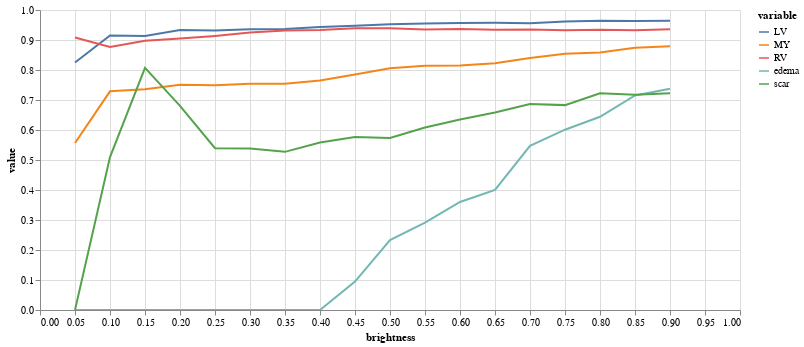

This figure's notebook cell:
### Code cell
(alt
 .Chart(results.melt(id_vars=['brightness'],value_vars=['LV','MY','RV','edema','scar']))
 .mark_line()
 .encode(
     x="brightness",
     y="value",
     color="variable",
     tooltip="value"
 )
 .properties(width=700,height=300)
 .interactive()
)

### Figure 1 — Vega-Lite specification as saved in the notebook (floating-point values rounded to 4 significant figures)
{"config": {"view": {"continuousWidth": 400, "continuousHeight": 300}}, "data": {"name": "data-0b553b06446c577af2005ebb41604aeb"}, "mark": "line", "encoding": {"color": {"field": "variable", "type": "nominal"}, "tooltip": {"field": "value", "type": "quantitative"}, "x": {"field": "brightness", "type": "quantitative"}, "y": {"field": "value", "type": "quantitative"}}, "height": 300, "selection": {"selector003": {"type": "interval", "bind": "scales", "encodings": ["x", "y"]}}, "width": 700, "$schema": "https://vega.github.io/schema/vega-lite/v4.17.0.json", "datasets": {"data-0b553b06446c577af2005ebb41604aeb": [{"brightness": 0.05, "variable": "LV", "value": 0.825}, {"brightness": 0.1, "variable": "LV", "value": 0.9149}, {"brightness": 0.15, "variable": "LV", "value": 0.9136}, {"brightness": 0.2, "variable": "LV", "value": 0.9337}, {"brightness": 0.25, "variable": "LV", "value": 0.9318}, {"brightness": 0.3, "variable": "LV", "value": 0.9357}, {"brightness": 0.35, "variable": "LV", "value": 0.9366}, {"brightness": 0.4, "variable": "LV", "value": 0.9433}, {"brightness": 0.45, "variable": "LV", "value": 0.9474}, {"brightness": 0.5, "variable": "LV", "value": 0.9527}, {"brightness": 0.55, "variable": "LV", "value": 0.9549}, {"brightness": 0.6, "variable": "LV", "value": 0.957}, {"brightness": 0.65, "variable": "LV", "value": 0.9577}, {"brightness": 0.7, "variable": "LV", "value": 0.9559}, {"brightness": 0.75, "variable": "LV", "value": 0.9615}, {"brightness": 0.8, "variable": "LV", "value": 0.964}, {"brightness": 0.85, "variable": "LV", "value": 0.9632}, {"brightness": 0.9, "variable": "LV", "value": 0.9644}, {"brightness": 0.05, "variable": "MY", "value": 0.5565}, {"brightness": 0.1, "variable": "MY", "value": 0.7289}, {"brightness": 0.15, "variable": "MY", "value": 0.7356}, {"brightness": 0.2, "variable": "MY", "value": 0.751}, {"brightness": 0.25, "variable": "MY", "value": 0.7492}, {"brightness": 0.3, "variable": "MY", "value": 0.7544}, {"brightness": 0.35, "variable": "MY", "value": 0.7538}, {"brightness": 0.4, "variable": "MY", "value": 0.7651}, {"brightness": 0.45, "variable": "MY", "value": 0.7848}, {"brightness": 0.5, "variable": "MY", "value": 0.806}, {"brightness": 0.55, "variable": "MY", "value": 0.8138}, {"brightness": 0.6, "variable": "MY", "value": 0.815}, {"brightness": 0.65, "variable": "MY", "value": 0.8227}, {"brightness": 0.7, "variable": "MY", "value": 0.84}, {"brightness": 0.75, "variable": "MY", "value": 0.8542}, {"brightness": 0.8, "variable": "MY", "value": 0.8581}, {"brightness": 0.85, "variable": "MY", "value": 0.8742}, {"brightness": 0.9, "variable": "MY", "value": 0.879}, {"brightness": 0.05, "variable": "RV", "value": 0.9084}, {"brightness": 0.1, "variable": "RV", "value": 0.8771}, {"brightness": 0.15, "variable": "RV", "value": 0.8975}, {"brightness": 0.2, "variable": "RV", "value": 0.9046}, {"brightness": 0.25, "variable": "RV", "value": 0.9136}, {"brightness": 0.3, "variable": "RV", "value": 0.925}, {"brightness": 0.35, "variable": "RV", "value": 0.9316}, {"brightness": 0.4, "variable": "RV", "value": 0.9332}, {"brightness": 0.45, "variable": "RV", "value": 0.9395}, {"brightness": 0.5, "variable": "RV", "value": 0.939}, {"brightness": 0.55, "variable": "RV", "value": 0.9349}, {"brightness": 0.6, "variable": "RV", "value": 0.9367}, {"brightness": 0.65, "variable": "RV", "value": 0.9338}, {"brightness": 0.7, "variable": "RV", "value": 0.9351}, {"brightness": 0.75, "variable": "RV", "value": 0.9327}, {"brightness": 0.8, "variable": "RV", "value": 0.9342}, {"brightness": 0.85, "variable": "RV", "value": 0.9323}, {"brightness": 0.9, "variable": "RV", "value": 0.9359}, {"brightness": 0.05, "variable": "edema", "value": 0.0}, {"brightness": 0.1, "variable": "edema", "value": 0.0}, {"brightness": 0.15, "variable": "edema", "value": 0.0}, {"brightness": 0.2, "variable": "edema", "value": 0.0}, {"brightness": 0.25, "variable": "edema", "value": 0.0}, {"brightness": 0.3, "variable": "edema", "value": 0.0}, {"brightness": 0.35, "variable": "edema", "value": 0.0}, {"brightness": 0.4, "variable": "edema", "value": 0.0}, {"brightness": 0.45, "variable": "edema", "value": 0.09475}, {"brightness": 0.5, "variable": "edema", "value": 0.233}, {"brightness": 0.55, "variable": "edema", "value": 0.2915}, {"brightness": 0.6, "variable": "edema", "value": 0.3602}, {"brightness": 0.65, "variable": "edema", "value": 0.4003}, {"brightness": 0.7, "variable": "edema", "value": 0.5474}, {"brightness": 0.75, "variable": "edema", "value": 0.601}, {"brightness": 0.8, "variable": "edema", "value": 0.6441}, {"brightness": 0.85, "variable": "edema", "value": 0.7153}, {"brightness": 0.9, "variable": "edema", "value": 0.7374}, {"brightness": 0.05, "variable": "scar", "value": 0.0}, {"brightness": 0.1, "variable": "scar", "value": 0.5098}, {"brightness": 0.15, "variable": "scar", "value": 0.8072}, {"brightness": 0.2, "variable": "scar", "value": 0.6807}, {"brightness": 0.25, "variable": "scar", "value": 0.5395}, {"brightness": 0.3, "variable": "scar", "value": 0.5385}, {"brightness": 0.35, "variable": "scar", "value": 0.5272}, {"brightness": 0.4, "variable": "scar", "value": 0.5584}, {"brightness": 0.45, "variable": "scar", "value": 0.5765}, {"brightness": 0.5, "variable": "scar", "value": 0.5732}, {"brightness": 0.55, "variable": "scar", "value": 0.6081}, {"brightness": 0.6, "variable": "scar", "value": 0.6348}, {"brightness": 0.65, "variable": "scar", "value": 0.6584}, {"brightness": 0.7, "variable": "scar", "value": 0.6869}, {"brightness": 0.75, "variable": "scar", "value": 0.6829}, {"brightness": 0.8, "variable": "scar", "value": 0.7225}, {"brightness": 0.85, "variable": "scar", "value": 0.7172}, {"brightness": 0.9, "variable": "scar", "value": 0.7228}]}}
